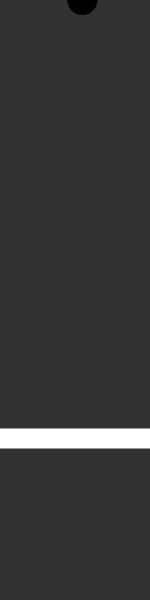
Frame 1 (no input)
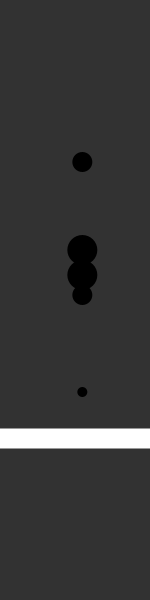
Frame 60 (the mouse pressed at the canvas centre just before this capture)
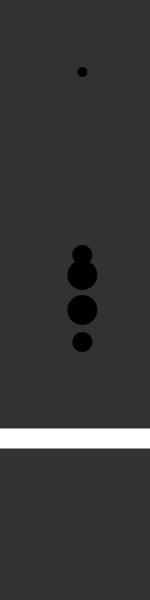
Frame 120 (the mouse held since frame 60 and released just before this capture)

The Processing sketch that drew these frames (run headless with seeded random() and noise(); from frame 60 on, the mouse is pressed at the canvas centre):

// Processing sketch: processing_33142
// ── processing_33142.pde

//variables

//float, for numbers with a decimal point
float x;
float x1;
float x2;
float x3;
float x4;
float x5;

//int, whole numbers, with no decimal point
int y1;
int y2;
int y3;
int y4;
int y5;

//variable to be used for wall position 
float a;

//set speed for each ball 
int speed1 = 8;
int speed2 = 5;
int speed3 = 10;
int speed4 = 18;
int speed5 = 25;

//set up
void setup(){
  size(150,600);
  background(50);
  frameRate(50);
 
//random initial position
  x=random(50,100);
 // x2=random(100,600);
 // x3=random(100,600);
 // x4=random(100,650);
 // x5=random(100,650);
 
//random for wall position in y
  a=random(400,550);
}
 
//draw background and smooth 
void draw(){
  smooth();
  background(50);
 
//draw balls 
  noStroke();
  fill(0);
  
//set initial position and size
  ellipse(x,y1,10,10);
//position in x remains the same  
  x=x;
//y position affected by speed
  y1=y1+speed1;
  
  ellipse(x,y2,20,20);
  x=x;
  y2=y2+speed2;
  ellipse(x,y3,30,30);
  x=x;
  y3=y3+speed3;
  ellipse(x,y4,20,20);
  x=x;
  y4=y4+speed4;
  ellipse(x,y5,30,30);
  x=x;
  y5=y5+speed5;
 
//when the ball hits the wall
  
  if(y1<a-10){
  }
  else{
    speed1=speed1*-1;
  }
  if(y2<a-15){
  }
  else{
    speed2=speed2*-1;
  }
  if(y3<a-20){
  }
  else{
    speed3=speed3*-1;
  }
  if(y4<a-15){
  }
  else{
    speed4=speed4*-1;
  }
  if(y5<a-20){
  }
  else{
    speed5=speed5*-1;
  }
 
//when the ball hits the top
  if(y1>0-5){
  }
  else{
    speed1=speed1*-1;
  }
  if(y2>0-10){
  }
  else{
    speed2=speed2*-1;
  }
  if(y3>0-15){
  }
  else{
    speed3=speed3*-1;
  }
  if(y4>0-10){
  }
  else{
    speed4=speed4*-1;
  }
  if(y5>0-20){
  }
  else{
    speed5=speed5*-1;
  }
 
 
//the WALL
stroke(255);
strokeWeight(20);
line(width-width,a,width,a);
 
}
